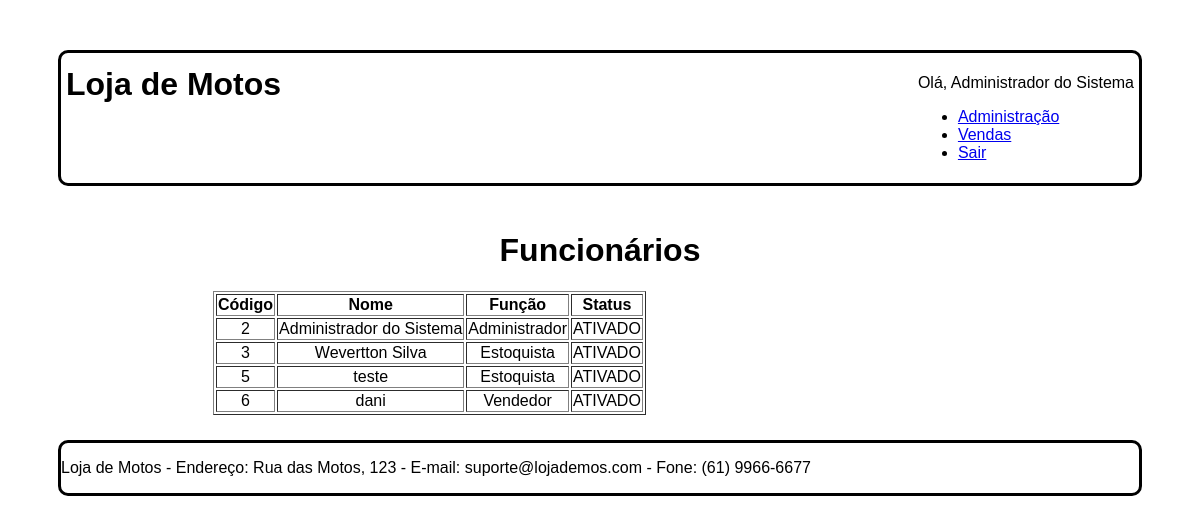
Page /lista_funcionarios.php (signed in) on the committed database.
### tables this page shows
CREATE TABLE `funcionarios` (
  `Cod_Fun` int(11) NOT NULL,
  `Nome` varchar(45) NOT NULL,
  `Cpf` varchar(11) NOT NULL,
  `Rg` int(10) NOT NULL,
  `Nascimento` date NOT NULL,
  `Endereco` varchar(45) NOT NULL,
  `Telefone` varchar(15) NOT NULL,
  `Email` varchar(45) NOT NULL,
  `Login` varchar(45) NOT NULL,
  `Senha` varchar(11) NOT NULL,
  `Funcao` varchar(45) NOT NULL,
  `Status` varchar(45) NOT NULL DEFAULT 'ATIVADO',
  `Admissao` varchar(45) NOT NULL
);

### lista_funcionarios.php (the view, shortened to what this page needs)
<?php
include 'conexao.php';
?>
<!DOCTYPE html>
<html lang="pt-BR">
<head>
    <link rel="stylesheet" href="css/menu.css">
    <link rel="stylesheet" href="css/layout.css">
</head>
<body>
    <div id="principal">
        <div id="topo">
            <div id="logo">
                <h1>Loja de Motos</h1>
            </div>
            <div id="menu_global">
                <p>Olá, <?php echo isset($_SESSION['nome_usuario']) && !empty($_SESSION['nome_usuario']) ? $_SESSION['nome_usuario'] : 'Usuário'; ?></p>
                <?php include 'menu_local.php'; ?>
            </div>
        </div>
        <div id="conteudo_especifico">
            <h1>Funcionários</h1>
            <table border="1">
                <thead>
                    <tr>
                        <th>Código</th>
                        <th>Nome</th>
                        <th>Função</th>
                        <th>Status</th>
                    </tr>
                </thead>
                <tbody>
                    <?php
                    $sql = "SELECT Cod_Fun, Nome, Funcao, Status FROM funcionarios";
                    $resultado = mysqli_query($conectar, $sql);
                    if (mysqli_num_rows($resultado) > 0) {
                        while ($funcionario = mysqli_fetch_assoc($resultado)) {
                            echo "<tr>";
                            echo "<td>{$funcionario['Cod_Fun']}</td>";
                            echo "<td>{$funcionario['Nome']}</td>";
                            echo "<td>{$funcionario['Funcao']}</td>";
                            echo "<td>{$funcionario['Status']}</td>";
                            echo "</tr>";
                        }
                    } else {
                        echo "<tr><td colspan='4'>Nenhum funcionário encontrado.</td></tr>";
                    }
                    ?>
                </tbody>
            </table>
        </div>
        <div id="rodape">
            <p>Loja de Motos - Endereço: Rua das Motos, 123 - E-mail: suporte@lojademos.com - Fone: (61) 9966-6677</p>
        </div>
    </div>
</body>
</html>

### menu_local.php (shortened to what this page needs)
<?php
	if ($_SESSION["funcao_fun"] == "administrador") {
?>
<ul>
	<li><a href="administracao.php" class="active">Administração</a></li>
	<li><a href="lista_fun.php" class="active">Funcionários</a></li>
	<li><a href="lista_amp.php">Amplificadores</a></li>
	<li><a href="vendas.php">Vendas</a></li>
	<li><a href="relatorios.php">Relatorios</a></li>
	<li><a href="logout.php" class="active">Sair</a></li>
</ul>
<?php
	}
	else {
?>
<ul>
	<li><a href="administracao.php" class="active">Administração</a></li>
	<li><a href="vendas.php">Vendas</a></li>
	<li><a href="logout.php" class="active">Sair</a></li>
</ul>
<?php
	}
?>

### css/layout.css (style rules this page uses)
#topo { padding: 5px; display: grid; grid-template-columns: auto auto; margin: 0px auto 20px auto; grid-gap: 5px; border-radius: 10px; border: solid; color: black; justify-content: space-between; }
#logo h1 { line-height: 10px; word-spacing: 0px; }
#conteudo_especifico { padding: 5px; margin: auto 150px auto 150px; text-align: center; }
#rodape { padding: 0px; display: grid; grid-template-columns: auto auto; grid-template-rows: 50px; margin: 20px auto 0px auto; grid-gap: 5px; border-radius: 10px; border: solid; color: black; justify-content: space-between; }

### rows in the picture
funcionarios: Cod_Fun "2", Nome "Administrador do Sistema", Funcao "Administrador", Status "ATIVADO"
funcionarios: Cod_Fun "3", Nome "Wevertton Silva", Funcao "Estoquista", Status "ATIVADO"
funcionarios: Cod_Fun "5", Nome "teste", Funcao "Estoquista", Status "ATIVADO"
funcionarios: Cod_Fun "6", Nome "dani", Funcao "Vendedor", Status "ATIVADO"

### other values in the picture
$_SESSION['nome_usuario'] "Administrador do Sistema"
